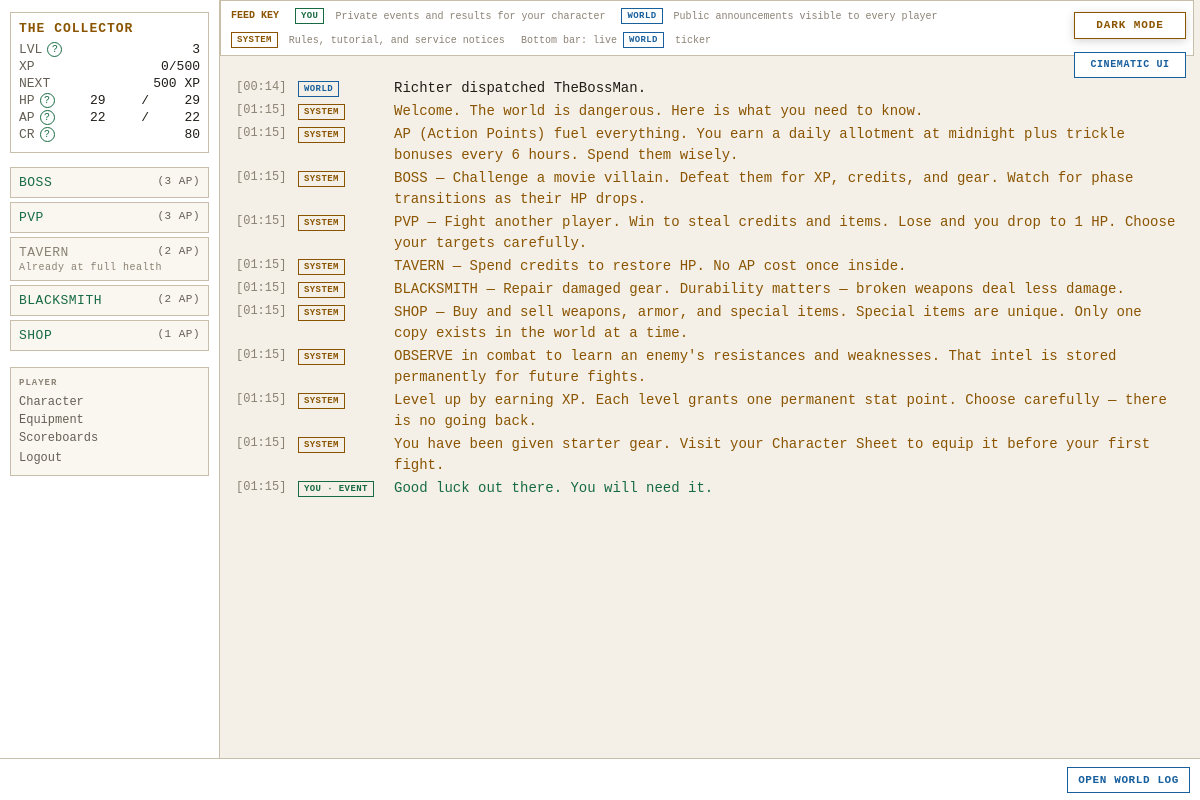
/ (signed in), run on the app's committed database.
### tables this page shows
CREATE TABLE players (
    id                  INTEGER PRIMARY KEY AUTOINCREMENT,
    username            TEXT    UNIQUE NOT NULL,
    password_hash       TEXT    NOT NULL,
    email               TEXT    UNIQUE NOT NULL,
    character_name      TEXT    NOT NULL,
    sex                 TEXT    NOT NULL,
    class_id            INTEGER REFERENCES classes(id),
    str_stat            INTEGER NOT NULL DEFAULT 1,
    end_stat            INTEGER NOT NULL DEFAULT 1,
    agi_stat            INTEGER NOT NULL DEFAULT 1,
    lck_stat            INTEGER NOT NULL DEFAULT 1,
    per_stat            INTEGER NOT NULL DEFAULT 1,
    level               INTEGER NOT NULL DEFAULT 1,
    xp                  INTEGER NOT NULL DEFAULT 0,
    current_hp          INTEGER NOT NULL,
    current_ap          INTEGER NOT NULL,
    credits             INTEGER NOT NULL DEFAULT 25,
    equipped_weapon_id  INTEGER REFERENCES inventory_items(id),
    equipped_armor_id   INTEGER REFERENCES inventory_items(id),
    equipped_special_id INTEGER REFERENCES inventory_items(id),
    in_combat           INTEGER NOT NULL DEFAULT 0,
    pending_levelup     INTEGER NOT NULL DEFAULT 0,
    combat_preference   TEXT    NOT NULL DEFAULT "Balanced",
    is_banned           INTEGER NOT NULL DEFAULT 0,
    retired_at          TEXT,
    last_login_at       TEXT,
    created_at          TEXT    NOT NULL DEFAULT (datetime('now'))
);

CREATE TABLE daily_feed (
    id                INTEGER PRIMARY KEY AUTOINCREMENT,
    feed_scope        TEXT    NOT NULL,
    player_id         INTEGER REFERENCES players(id),
    flavor_text       TEXT    NOT NULL,
    event_category    TEXT    NOT NULL,
    combat_session_id INTEGER REFERENCES combat_sessions(id),
    occurred_at       TEXT    NOT NULL DEFAULT (datetime('now'))
);

### routes/dashboard.py (the view)
@bp.route('/')
def index():
    player   = g.player
    settings = get_all_settings()
    history_count = settings.get('TERMINAL_HISTORY_ENTRIES', cfg.TERMINAL_HISTORY_ENTRIES)
    terminal_history = execute(
        '''SELECT id,feed_scope,player_id,flavor_text,event_category,occurred_at,combat_session_id
           FROM daily_feed
           WHERE player_id = ? OR feed_scope = 'GLOBAL'
           ORDER BY occurred_at DESC
           LIMIT ?''',
        (player['id'], history_count)
    )
    terminal_history = list(reversed(terminal_history))
    from routes.auth import get_tutorial_messages
    tutorial_messages = get_tutorial_messages()
    tutorial_text = {text for _, text in tutorial_messages}
    terminal_history = [
        entry for entry in terminal_history
        if not (entry['feed_scope'] == 'PERSONAL' and entry['flavor_text'] in tutorial_text)
    ]
    if session.pop("show_daily_tutorial", False):
        base_time = datetime.utcnow()
        terminal_history.extend({
            "id": None,
            "feed_scope": "PERSONAL",
            "player_id": player["id"],
            "flavor_text": text,
            "event_category": category,
            "occurred_at": (base_time + timedelta(seconds=index)).isoformat(),
            "combat_session_id": None,
        } for index, (category, text) in enumerate(tutorial_messages))
    private_combat = {
        (entry.get('combat_session_id'), entry['flavor_text'])
        for entry in terminal_history
        if entry['feed_scope'] == 'PERSONAL' and entry.get('combat_session_id')
    }
    terminal_history = [
        entry for entry in terminal_history
        if not (entry['feed_scope'] == 'GLOBAL'
                and (entry.get('combat_session_id'), entry['flavor_text']) in private_combat)
    ]
    random_events = execute("SELECT * FROM random_events WHERE is_active=1")
    from combat.flavour import random_event_flavor
    from routes.actions import _describe_random_event_effect
    for entry in terminal_history:
        if entry['event_category'] != 'RANDOM_EVENT' or 'Effect:' in entry['flavor_text']:
            continue
        for event in random_events:
            if random_event_flavor(event, player['character_name']) == entry['flavor_text']:
                entry['flavor_text'] += f"  Effect: {_describe_random_event_effect(event)}."
                break
    button_states = _get_button_states(player, settings)
    now_iso = datetime.utcnow().isoformat()
    active_effects = execute(
        "SELECT effect_type, value FROM status_effects WHERE player_id = ?", (player["id"],)
    )
    label_map = {
        "STAT_BOOST_STR": "+STR", "STAT_BOOST_END": "+END", "STAT_BOOST_AGI": "+AGI",
        "STAT_BOOST_LCK": "+LCK", "STAT_BOOST_PER": "+PER", "STAT_BOOST_INITIATIVE": "+INIT",
        "STAT_PENALTY_STR": "-STR", "STAT_PENALTY_END": "-END", "STAT_PENALTY_AGI": "-AGI",
        "STAT_PENALTY_LCK": "-LCK", "STAT_PENALTY_PER": "-PER", "STAT_PENALTY_INITIATIVE": "-INIT",
        "CURSED": "CURSED",
    }
    effect_labels = [
        f"{label_map.get(e['effect_type'], e['effect_type'])} {int(abs(e['value']))}"
        for e in active_effects
    ]
    active_combat = _load_active_combat(player)
    return render_template(
        'dashboard.html',
        terminal_history=terminal_history,
        button_states=button_states,
        blackout=g.get('blackout', False),
        now_iso=now_iso,
        effect_labels=effect_labels,
        active_combat=active_combat,
    )

### app.py (called while the page is built)
def _context_processor() -> dict:
    settings = get_all_settings()
    player = g.get("player")
    if not player:
        return {"settings": settings}
    return {"player": player, "settings": settings}

def _check_auth():
    if request.endpoint in _AUTH_EXEMPT:
        return None
    if not session.get("player_id"):
        return redirect(url_for("auth.login"))
    return None

def _load_player():
    player_id = session.get("player_id")
    if not player_id:
        return None
    player = get_player(player_id)
    if player is None:
        session.clear()
        return redirect(url_for("auth.login"))
    g.player = player
    return None

def _check_levelup():
    if request.endpoint in _LEVELUP_EXEMPT:
        return None
    player = g.get("player")
    if player and player.get("pending_levelup") and not player.get("in_combat"):
        return redirect(url_for("auth.levelup"))
    if player and not player.get("in_combat"):
        threshold = cfg.XP_CURVE.get(player["level"] + 1)
        if threshold is not None and player["xp"] >= threshold:
            from combat.engine import check_level_up
            if check_level_up(player["id"], player["xp"], player["level"]):
                g.player = get_player(player["id"])
                return redirect(url_for("auth.levelup"))
    return None

def _set_blackout_flag():
    settings = get_all_settings()
    blackout_mins = settings.get("MIDNIGHT_BLACKOUT_MINUTES", cfg.MIDNIGHT_BLACKOUT_MINUTES)
    now = datetime.now(timezone.utc)
    minutes_to_midnight = (24 * 60) - (now.hour * 60 + now.minute)
    g.blackout = (minutes_to_midnight <= blackout_mins)

### combat/flavour.py (called while the page is built)
def random_event_flavor(event: dict, player_name: str) -> str:
    text = event.get("flavor_text", "Something happens...")
    return text.replace("{player}", player_name).replace("{name}", player_name)

### database.py (called while the page is built)
def get_db() -> sqlite3.Connection:
    if 'db' not in g:
        g.db = sqlite3.connect(
            cfg.DB_PATH,
            detect_types=sqlite3.PARSE_DECLTYPES,
            timeout=10,
        )
        g.db.row_factory = dict_factory
        g.db.execute("PRAGMA foreign_keys = ON")
        g.db.execute("PRAGMA journal_mode = WAL")
    return g.db

def dict_factory(cursor: sqlite3.Cursor, row: tuple) -> dict:
    return {col[0]: val for col, val in zip(cursor.description, row)}

def execute(sql: str, params: tuple = ()) -> list[dict]:
    return get_db().execute(sql, params).fetchall()

### templates/dashboard.html (shortened to what this page needs)
{% extends "base.html" %}
{% block content %}
<div class="feed-legend" aria-label="Feed legend">
    <strong>FEED KEY</strong>
    <span><b class="feed-scope feed-you">YOU</b> Private events and results for your character</span>
    <span><b class="feed-scope feed-world">WORLD</b> Public announcements visible to every player</span>
    <span><b class="feed-scope feed-system">SYSTEM</b> Rules, tutorial, and service notices</span>
    <span>Bottom bar: live <b class="feed-scope feed-world">WORLD</b> ticker</span>
</div>
<div id="terminal" role="log" aria-live="polite">
    {% for entry in terminal_history %}
        <div class="term-line feed-entry term-{{ entry.event_category|lower }}">
            <span class="term-ts">[{{ entry.occurred_at[11:16] }}]</span>
            <span class="feed-entry-scope">
            {% if entry.feed_scope == 'GLOBAL' %}
            <span class="feed-scope feed-world">WORLD</span>
            {% elif entry.event_category == 'SYSTEM' %}
            <span class="feed-scope feed-system">SYSTEM</span>
            {% elif entry.event_category == 'RANDOM_EVENT' %}
            <span class="feed-scope feed-you">YOU · EVENT</span>
            {% elif entry.event_category == 'COMBAT' %}
            <span class="feed-scope feed-you">YOU · COMBAT</span>
            {% else %}
            <span class="feed-scope feed-you">YOU</span>
            {% endif %}
            </span>
            <span class="feed-message">{{ entry.flavor_text }}</span>
        </div>
    {% endfor %}
</div>
{% endblock %}

### templates/base.html (shortened to what this page needs)
<!DOCTYPE html>
<html lang="en">
<head>
<link rel="stylesheet" href="{{ url_for('static', filename='style.css') }}">
</head>
<body class="{{ 'authenticated' if player else 'auth-page' }} {% block body_class %}{% endblock %}">
{% if settings.get('ALLOW_PLAYER_COLOR_OVERRIDE', true) %}<button id="theme-toggle" type="button" aria-label="Switch color theme" aria-pressed="false">
</button>{% endif %}
{% if settings.get('ALLOW_PLAYER_INTERFACE_OVERRIDE', true) %}
<button id="interface-toggle" type="button" aria-label="Switch interface style" aria-pressed="false">
</button>
{% endif %}
{% if player %}
<div id="left-col">
    <div id="status-block">
        <div class="status-name">{{ player.character_name }}</div>
        <div class="status-line">
            <span class="label">LVL</span>
            <span id="status-level">{{ player.level }}</span>
        </div>
        <div class="status-line">
            <span class="label">XP</span>
            <span><span id="status-xp">{{ player.xp }}</span><span id="status-xp-threshold">{% if player.get('next_level_xp') is not none %}/{{ player.get('next_level_xp') }}{% endif %}</span></span>
        </div>
        <div class="status-line" title="Experience still needed to reach level {{ player.level + 1 }}">
            <span class="label">NEXT</span>
            <span id="status-xp-next">{% if player.get('xp_to_next_level') is none %}MAX{% elif player.get('xp_to_next_level') <= 0 %}LEVEL UP{% else %}{{ player.get('xp_to_next_level') }} XP{% endif %}</span>
        </div>
        <div class="status-line">
            <span class="label">HP</span>
            <span id="status-hp">{{ player.current_hp }}</span>/<span id="status-maxhp">{{ player.max_hp }}</span>
        </div>
        <div class="status-line">
            <span class="label">AP</span>
            <span id="status-ap">{{ player.current_ap }}</span>/<span id="status-maxap">{{ player.max_ap }}</span>
        </div>
        <div class="status-line">
            <span class="label">CR</span>
            <span id="status-credits">{{ player.credits }}</span>
        </div>
    </div>
    <div id="action-buttons">
        {% if button_states is defined %}
            {% set action_endpoints = {
                'boss': 'actions.action_boss',
                'pvp': 'actions.action_pvp',
                'tavern': 'actions.action_tavern',
                'blacksmith': 'blacksmith.index',
                'shop': 'shop.index'
            } %}
            {% for action, state in button_states.items() %}
                {% if state.enabled %}
                    {% if action in ('blacksmith', 'shop') %}
                    <a class="action-btn action-link" href="{{ url_for(action_endpoints[action]) }}">
                        {{ action|upper }} <span class="ap-cost">({{ state.ap_cost }} AP)</span>
                    </a>
                    {% else %}
                    <form class="terminal-action" action="{{ url_for(action_endpoints[action]) }}" method="POST">
                    <button type="submit" class="action-btn">
                        {{ action|upper }} <span class="ap-cost">({{ state.ap_cost }} AP)</span>
                    </button>
                    </form>
                    {% endif %}
                {% else %}
                <button class="action-btn disabled" title="{{ state.reason }}" disabled>
                    {{ action|upper }} <span class="ap-cost">({{ state.ap_cost }} AP)</span>
                    <span class="btn-reason">{{ state.reason }}</span>
                </button>
                {% endif %}
            {% endfor %}
        {% endif %}
    </div>
    <nav id="left-nav">
        <span class="nav-heading">PLAYER</span>
        <a href="{{ url_for('character.index') }}">Character</a>
        <a href="{{ url_for('character.equipment') }}">Equipment</a>
        <a href="{{ url_for('scoreboards.index') }}">Scoreboards</a>
        <form action="{{ url_for('auth.logout') }}" method="POST" style="margin:0">
            <button type="submit" class="nav-link-btn">Logout</button>
        </form>
    </nav>
</div>
{% endif %}
<div id="main">
    {% block content %}{% endblock %}
</div>
{% if player %}
<div id="ticker-wrap">
    <a id="ticker-log-link" href="{{ url_for('feeds.global_log') }}" title="Open the complete World Log">OPEN WORLD LOG</a>
    <div id="ticker">
    </div>
</div>
{% endif %}
</body>
</html>

### data on the page
players: character_name "THE COLLECTOR", level "3", xp "0", current_hp "29", current_ap "22", credits "80"
daily_feed: occurred_at "00:14", feed_scope "WORLD", flavor_text "Richter dispatched TheBossMan."

### other printed values
{{ player.get('next_level_xp') }} "500"
{{ player.get('xp_to_next_level') }} "500"
{{ player.max_hp }} "29"
{{ player.max_ap }} "22"
{{ action|upper }} "BOSS" "PVP"
{{ state.ap_cost }} "3" "3"
{{ action|upper }} "TAVERN"
{{ state.ap_cost }} "2"
{{ state.reason }} "Already at full health"
{{ action|upper }} "BLACKSMITH" "SHOP"
{{ state.ap_cost }} "2" "1"
{{ entry.occurred_at[11:16] }} "01:15" "01:15" "01:15" "01:15" "01:15" "01:15" "01:15" "01:15" "01:15" "01:15" "01:15"
{{ entry.flavor_text }} "Welcome. The world is dangerous. Here is what you need to know." "AP (Action Points) fuel everything. You earn a daily allotment at midnight plus trickle bonuses every 6 hours. Spend them wisely." "BOSS — Challenge a movie villain. Defeat them for XP, credits, and gear. Watch for phase transitions as their HP drops." "PVP — Fight another player. Win to steal credits and items. Lose and you drop to 1 HP. Choose your targets carefully." "TAVERN — Spend credits to restore HP. No AP cost once inside." "BLACKSMITH — Repair damaged gear. Durability matters — broken weapons deal less damage." "SHOP — Buy and sell weapons, armor, and special items. Special items are unique. Only one copy exists in the world at a time." "OBSERVE in combat to learn an enemy's resistances and weaknesses. That intel is stored permanently for future fights." "Level up by earning XP. Each level grants one permanent stat point. Choose carefully — there is no going back." "You have been given starter gear. Visit your Character Sheet to equip it before your first fight." "Good luck out there. You will need it."
